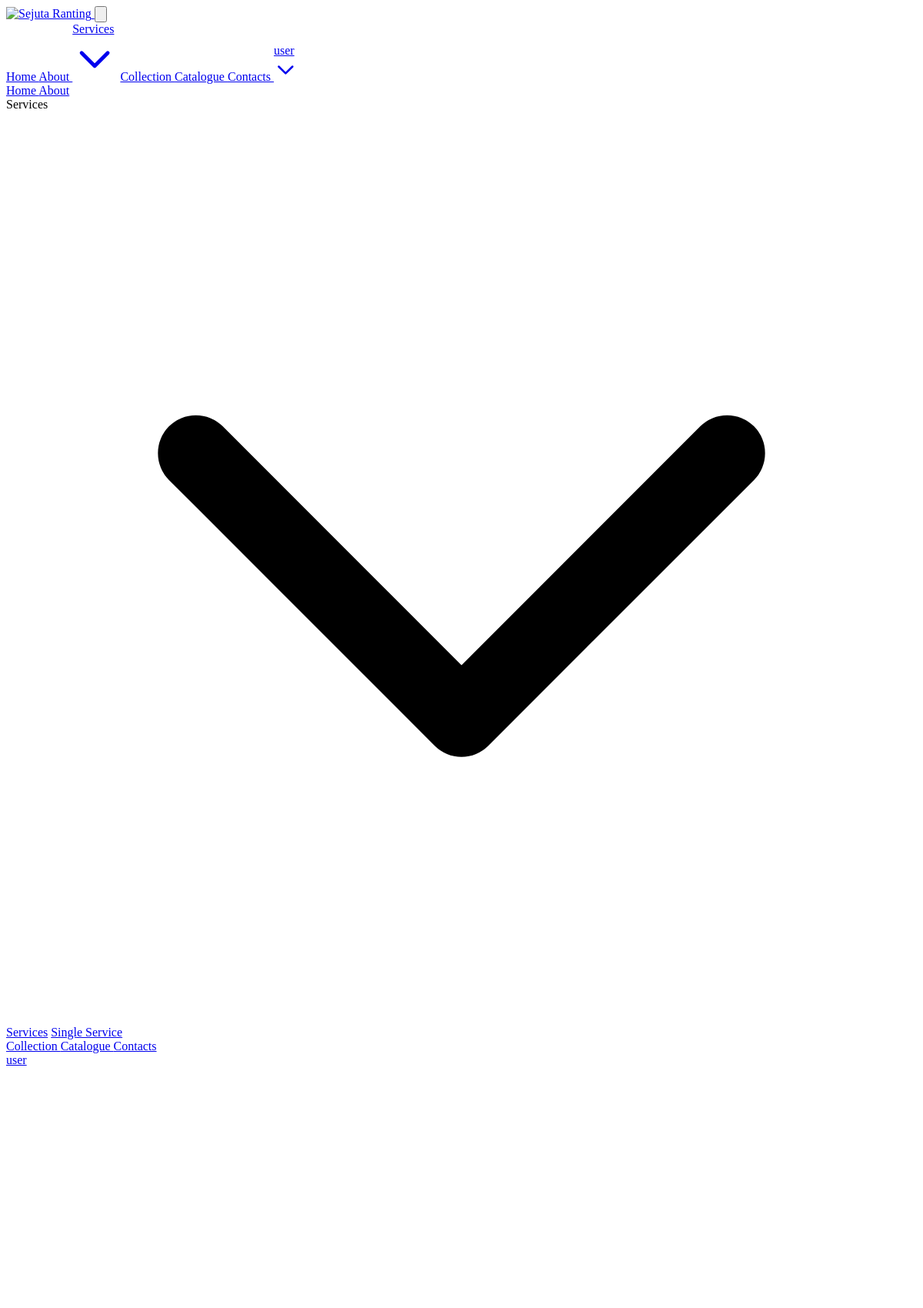
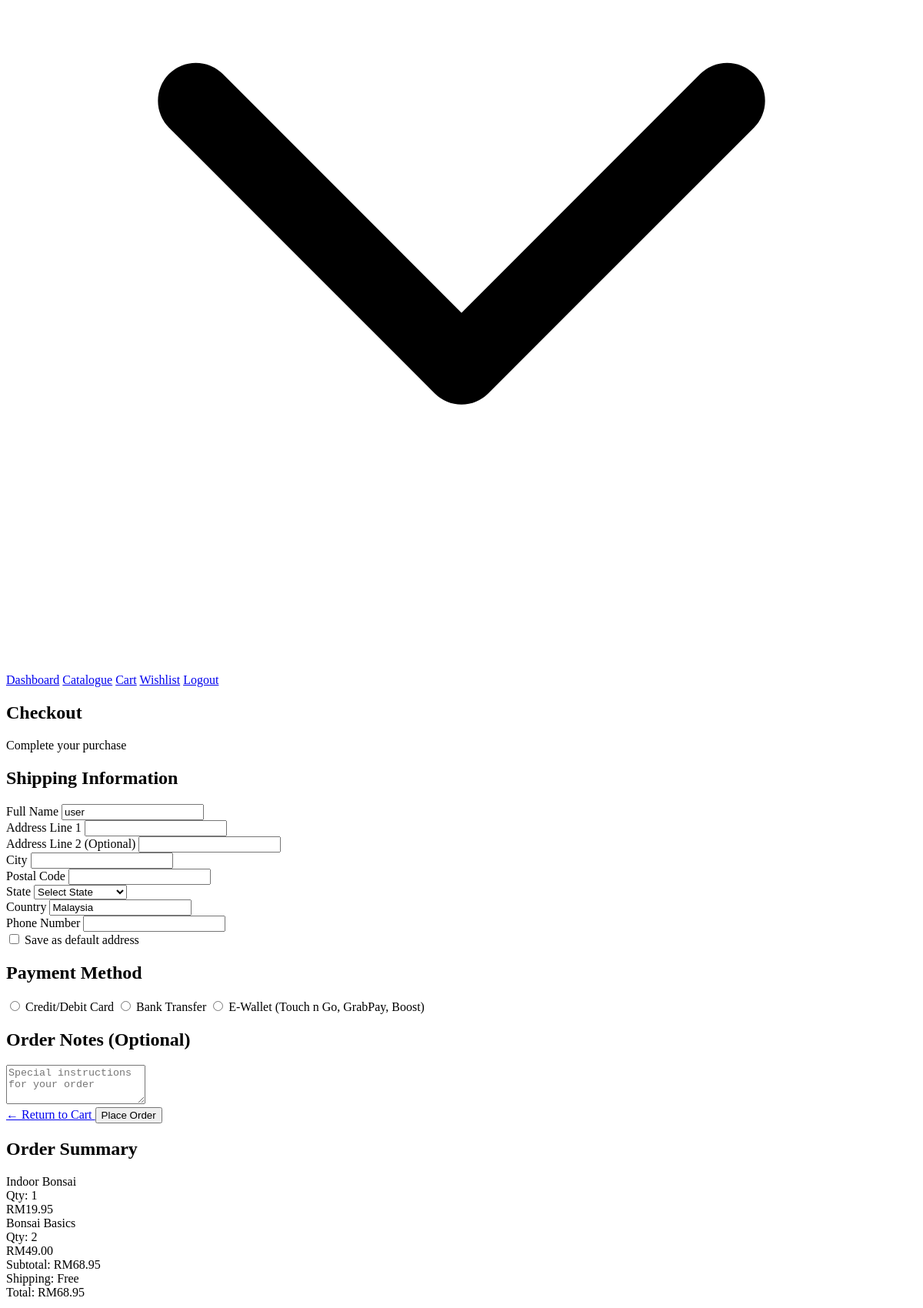
/checkout.php (signed in, upper part), run on the app's committed database (2 pictures, top to bottom).
### tables this page shows
CREATE TABLE users (
                    id INTEGER PRIMARY KEY AUTOINCREMENT,
                    username TEXT NOT NULL UNIQUE,
                    email TEXT NOT NULL UNIQUE,
                    password TEXT NOT NULL,
                    created_at DATETIME DEFAULT CURRENT_TIMESTAMP,
                    is_admin INTEGER DEFAULT 0
                );

CREATE TABLE cart (
            id INTEGER PRIMARY KEY AUTOINCREMENT,
            user_id INTEGER NOT NULL,
            book_id INTEGER NOT NULL,
            quantity INTEGER NOT NULL DEFAULT 1,
            created_at DATETIME DEFAULT CURRENT_TIMESTAMP,
            FOREIGN KEY (user_id) REFERENCES users(id),
            FOREIGN KEY (book_id) REFERENCES books(id)
        );

CREATE TABLE books (
            id INTEGER PRIMARY KEY AUTOINCREMENT,
            title TEXT NOT NULL,
            author TEXT NOT NULL,
            description TEXT,
            price REAL NOT NULL,
            image TEXT,
            category TEXT,
            stock INTEGER DEFAULT 0,
            created_at DATETIME DEFAULT CURRENT_TIMESTAMP
        , publisher TEXT, isbn TEXT, pages INTEGER, published_year INTEGER);

### checkout.php (the view, shortened to what this page needs)
<?php
$user_id = $_SESSION['user_id'];
$db = get_db_connection();
$query = "
    SELECT c.id, c.quantity, c.book_id, b.title, b.price, b.stock
    FROM cart c
    JOIN books b ON c.book_id = b.id
    WHERE c.user_id = :user_id
";
$stmt = $db->prepare($query);
$stmt->bindValue(':user_id', $user_id, SQLITE3_INTEGER);
$result = $stmt->execute();
$cart_items = [];
$total_price = 0;
while ($item = $result->fetchArray(SQLITE3_ASSOC)) {
    $cart_items[] = $item;
    $total_price += $item['price'] * $item['quantity'];
}
$stmt = $db->prepare("SELECT * FROM users WHERE id = :id");
$stmt->bindValue(':id', $user_id, SQLITE3_INTEGER);
$result = $stmt->execute();
$user = $result->fetchArray(SQLITE3_ASSOC);
require_once 'includes/header.php';
?>
<section class="pt-16 pb-8 bg-gray-50">
    <div class="container mx-auto">
        <h1 class="text-4xl font-bold text-center">Checkout</h1>
        <p class="text-center text-gray-600 mt-2">Complete your purchase</p>
    </div>
</section>
<section class="py-12">
    <div class="container mx-auto max-w-6xl">
        <div class="md:flex md:space-x-8">
            <div class="md:w-2/3">
                <form method="POST" action="checkout.php">
                    <div class="bg-white rounded-lg shadow-md overflow-hidden mb-8">
                        <div class="p-6 border-b border-gray-200">
                            <h2 class="text-xl font-semibold mb-4">Shipping Information</h2>
                            <div id="new-address">
                                <div class="grid grid-cols-1 md:grid-cols-2 gap-6">
                                    <div class="md:col-span-2">
                                        <label for="full_name" class="block text-sm font-medium text-gray-700">Full Name</label>
                                        <input type="text" name="full_name" id="full_name"
                                              value="<?php echo htmlspecialchars($user['username'] ?? ''); ?>"
                                              class="mt-1 block w-full border border-gray-300 rounded-md shadow-sm py-2 px-3 focus:outline-none focus:ring-primary focus:border-primary">
                                    </div>
                                    <div class="md:col-span-2">
                                        <label for="address_line1" class="block text-sm font-medium text-gray-700">Address Line 1</label>
                                        <input type="text" name="address_line1" id="address_line1"
                                              class="mt-1 block w-full border border-gray-300 rounded-md shadow-sm py-2 px-3 focus:outline-none focus:ring-primary focus:border-primary">
                                    </div>
                                    <div class="md:col-span-2">
                                        <label for="address_line2" class="block text-sm font-medium text-gray-700">Address Line 2 (Optional)</label>
                                        <input type="text" name="address_line2" id="address_line2"
                                              class="mt-1 block w-full border border-gray-300 rounded-md shadow-sm py-2 px-3 focus:outline-none focus:ring-primary focus:border-primary">
                                    </div>
                                    <div>
                                        <label for="city" class="block text-sm font-medium text-gray-700">City</label>
                                        <input type="text" name="city" id="city"
                                              class="mt-1 block w-full border border-gray-300 rounded-md shadow-sm py-2 px-3 focus:outline-none focus:ring-primary focus:border-primary">
                                    </div>
                                    <div>
                                        <label for="postal_code" class="block text-sm font-medium text-gray-700">Postal Code</label>
                                        <input type="text" name="postal_code" id="postal_code"
                                              class="mt-1 block w-full border border-gray-300 rounded-md shadow-sm py-2 px-3 focus:outline-none focus:ring-primary focus:border-primary">
                                    </div>
                                    <div>
                                        <label for="state" class="block text-sm font-medium text-gray-700">State</label>
                                        <select name="state" id="state"
                                                class="mt-1 block w-full border border-gray-300 rounded-md shadow-sm py-2 px-3 focus:outline-none focus:ring-primary focus:border-primary">
                                            <option value="">Select State</option>
                                        </select>
                                    </div>
                                    <div>
                                        <label for="country" class="block text-sm font-medium text-gray-700">Country</label>
                                        <input type="text" name="country" id="country" value="Malaysia"
                                              class="mt-1 block w-full border border-gray-300 rounded-md shadow-sm py-2 px-3 bg-gray-100 focus:outline-none focus:ring-primary focus:border-primary" readonly>
                                    </div>
                                    <div class="md:col-span-2">
                                        <label for="phone" class="block text-sm font-medium text-gray-700">Phone Number</label>
                                        <input type="text" name="phone" id="phone"
                                              class="mt-1 block w-full border border-gray-300 rounded-md shadow-sm py-2 px-3 focus:outline-none focus:ring-primary focus:border-primary">
                                    </div>
                                    <div class="md:col-span-2">
                                        <label class="inline-flex items-center">
                                            <input type="checkbox" name="save_as_default" value="1" class="form-checkbox h-5 w-5 text-primary">
                                            <span class="ml-2">Save as default address</span>
                                        </label>
                                    </div>
                                </div>
                            </div>
                        </div>
                        <div class="p-6 border-b border-gray-200">
                            <h2 class="text-xl font-semibold mb-4">Payment Method</h2>
                            <div class="space-y-4">
                                <label class="flex items-center p-4 border border-gray-200 rounded">
                                    <input type="radio" name="payment_method" value="credit_card" class="h-5 w-5 text-primary">
                                    <span class="ml-2">Credit/Debit Card</span>
                                </label>
                                <label class="flex items-center p-4 border border-gray-200 rounded">
                                    <input type="radio" name="payment_method" value="bank_transfer" class="h-5 w-5 text-primary">
                                    <span class="ml-2">Bank Transfer</span>
                                </label>
                                <label class="flex items-center p-4 border border-gray-200 rounded">
                                    <input type="radio" name="payment_method" value="e_wallet" class="h-5 w-5 text-primary">
                                    <span class="ml-2">E-Wallet (Touch n Go, GrabPay, Boost)</span>
                                </label>
                            </div>
                        </div>
                        <div class="p-6">
                            <h2 class="text-xl font-semibold mb-4">Order Notes (Optional)</h2>
                            <div>
                                <textarea name="notes" rows="3" class="mt-1 block w-full border border-gray-300 rounded-md shadow-sm py-2 px-3 focus:outline-none focus:ring-primary focus:border-primary"
                                          placeholder="Special instructions for your order"></textarea>
                            </div>
                        </div>
                    </div>
                    <div class="flex justify-between items-center">
                        <a href="cart.php" class="text-primary hover:underline">
                            &larr; Return to Cart
                        </a>
                        <button type="submit" class="bg-primary text-white px-6 py-3 rounded-md hover:bg-primary-dark">
                            Place Order
                        </button>
                    </div>
                </form>
            </div>
            <div class="md:w-1/3 mt-8 md:mt-0">
                <div class="bg-white rounded-lg shadow-md overflow-hidden sticky top-8">
                    <div class="p-6 border-b border-gray-200">
                        <h2 class="text-xl font-semibold mb-4">Order Summary</h2>
                        <div class="space-y-4">
                            <?php foreach ($cart_items as $item): ?>
                                <div class="flex items-start">
                                    <div class="flex-grow">
                                        <div class="text-sm font-medium"><?php echo htmlspecialchars($item['title']); ?></div>
                                        <div class="text-sm text-gray-500">Qty: <?php echo $item['quantity']; ?></div>
                                    </div>
                                    <div class="text-sm font-medium">
                                        RM<?php echo number_format($item['price'] * $item['quantity'], 2); ?>
                                    </div>
                                </div>
                            <?php endforeach; ?>
                        </div>
                    </div>
                    <div class="p-6">
                        <div class="flex justify-between mb-2">
                            <span>Subtotal:</span>
                            <span>RM<?php echo number_format($total_price, 2); ?></span>
                        </div>
                        <div class="flex justify-between mb-2">
                            <span>Shipping:</span>
                            <span>Free</span>
                        </div>
                        <div class="border-t border-gray-200 my-4 pt-4">
                            <div class="flex justify-between font-bold">
                                <span>Total:</span>
                                <span>RM<?php echo number_format($total_price, 2); ?></span>
                            </div>
                        </div>
                    </div>
                </div>
            </div>
        </div>
    </div>
</section>
<?php require_once 'includes/footer.php'; ?>

### data on the page
users: full_name "user"
cart: book.title "Indoor Bonsai", quantity "1", $item['price']*$item['quantity'] "19.95"
cart: book.title "Bonsai Basics", quantity "2", $item['price'] * $item['quantity'] "49.00"

### other printed values
$_SESSION['username'] "user"
$total_price "68.95"
